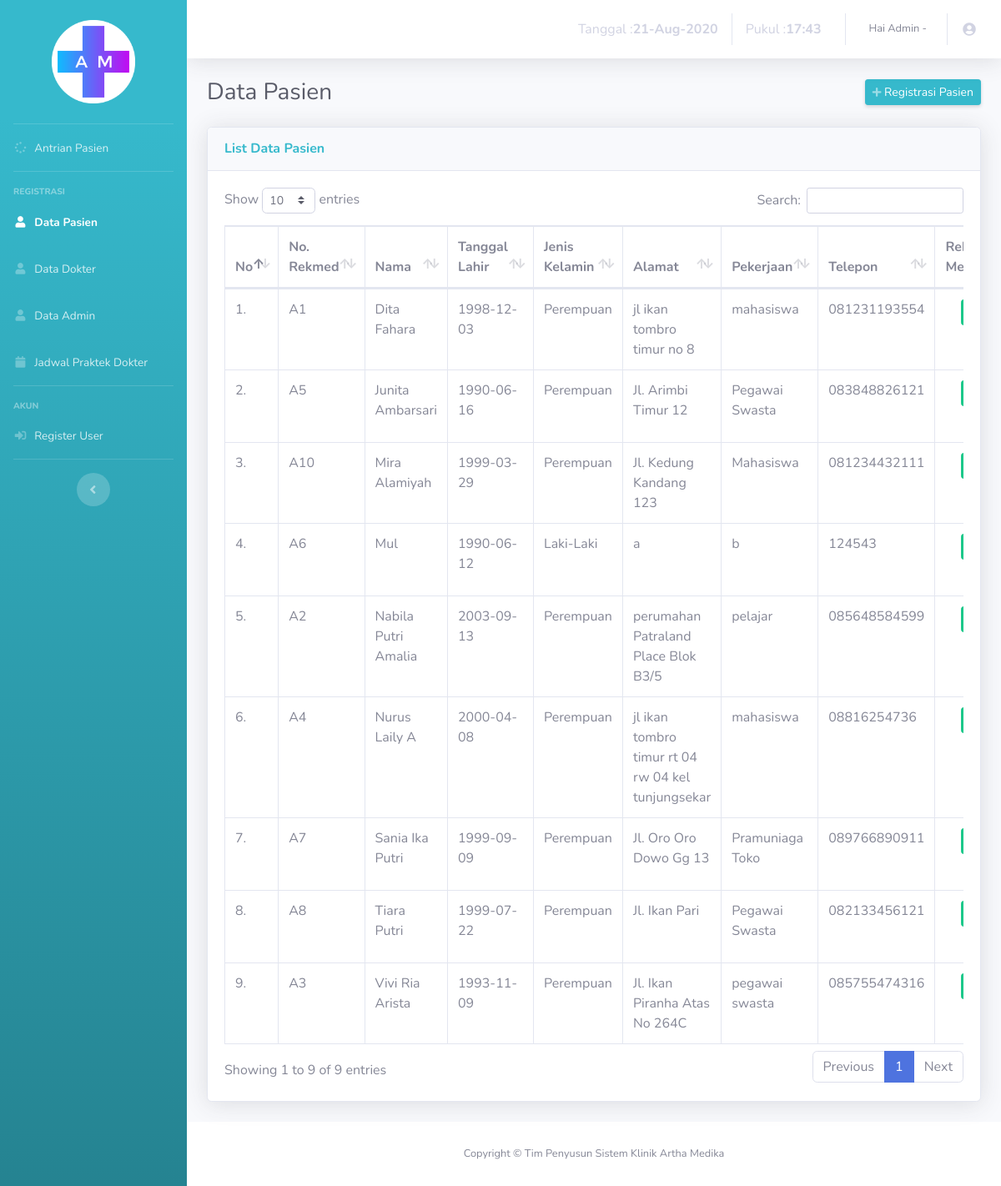
The page /admin/datapasien.php on the database its author committed.
### tables this page shows
CREATE TABLE IF NOT EXISTS `pasien` (
`id_pasien` int(5) NOT NULL,
  `nama` varchar(30) NOT NULL,
  `tgl_lahir` date NOT NULL,
  `jk` varchar(10) NOT NULL,
  `alamat` varchar(50) NOT NULL,
  `pekerjaan` varchar(20) NOT NULL,
  `tlp` varchar(14) NOT NULL
);

### admin/datapasien.php (the view, shortened to what this page needs)
<!DOCTYPE html>
<html lang="en">
<head>
  <link href="vendor/fontawesome-free/css/all.min.css" rel="stylesheet" type="text/css">
  <link href="css/sb-admin-2.min.css" rel="stylesheet">
  <link href="vendor/datatables/dataTables.bootstrap4.min.css" rel="stylesheet">
</head>
<body id="page-top">
  <div id="wrapper">
    <ul class="navbar-nav bg-gradient-info sidebar sidebar-dark accordion" id="accordionSidebar">
      <br>
      <div class="logo">
        <a href="#" class="simple-text logo-normal">
          <img class="center" src="../image/logo.png"/>
        </a>
      </div>
      <br>
      <hr class="sidebar-divider my-0">
      <li class="nav-item ">
        <a class="nav-link" href="index.php">
          <i class="fas fa-fw fa-spinner"></i>
          <span>Antrian Pasien</span></a>
        </li>
        <hr class="sidebar-divider">
        <div class="sidebar-heading">
          Registrasi
        </div>
        <li class="nav-item active">
          <a class="nav-link" href="datapasien.php">
            <i class="fas fa-fw fa-user"></i>
            <span>Data Pasien</span></a>
          </li>
          <li class="nav-item">
            <a class="nav-link" href="datadokter.php">
              <i class="fas fa-fw fa-user"></i>
              <span>Data Dokter</span></a>
            </li>
            <li class="nav-item">
              <a class="nav-link" href="dataadmin.php">
                <i class="fas fa-fw fa-user"></i>
                <span>Data Admin</span></a>
              </li>
              <li class="nav-item">
                <a class="nav-link" href="jadwal.php">
                  <i class="fas fa-fw fa-calendar"></i>
                  <span>Jadwal Praktek Dokter</span></a>
                </li>
                <hr class="sidebar-divider">
                <div class="sidebar-heading">
                  Akun
                </div>
                <li class="nav-item">
                  <a class="nav-link" href="datauser.php">
                    <i class="fas fa-fw fa-sign-in-alt"></i>
                    <span>Register User</span></a>
                  </li>
                  <hr class="sidebar-divider d-none d-md-block">
                  <div class="text-center d-none d-md-inline">
                    <button class="rounded-circle border-0" id="sidebarToggle"></button>
                  </div>
                </ul>
                <div id="content-wrapper" class="d-flex flex-column">
                  <div id="content">
                    <nav class="navbar navbar-expand navbar-light bg-white topbar mb-4 static-top shadow">
                      <ul class="navbar-nav ml-auto">
                        <li class="nav-item">
                          <a class="nav-link" href="#">
                           <?php
                           $tanggal= mktime(date("m"),date("d"),date("Y"));
                           echo "Tanggal : <b>".date("d-M-Y", $tanggal)."</b> ";
                           $jam=date("H:i");
                           echo "Pukul : <b>". $jam." "."</b>";
                           ?>
                         </a>
                       </li>
                       <li class="nav-item dropdown no-arrow">
                        <a class="nav-link dropdown-toggle" href="#" id="userDropdown" role="button" data-toggle="dropdown" aria-haspopup="true" aria-expanded="false">
                          <span class="mr-2 d-none d-lg-inline text-gray-600 small">Hai Admin -
                          ?></span>
                          <i class="fas fa-fw fa-user-circle"></i>
                        </a>
                      </li>
                    </ul>
                  </nav>
                  <div class="container-fluid">
                    <div class="d-sm-flex align-items-center justify-content-between mb-4">
                      <h1 class="h3 mb-0 text-gray-800">Data Pasien</h1>
                      <a href="register.php" class="d-none d-sm-inline-block btn btn-sm btn-info shadow-sm"><i class="fas fa-plus fa-sm text-white-50"></i> Registrasi Pasien</a>
                    </div>
                    <div class="card shadow mb-4">
                      <div class="card-header py-3">
                        <h6 class="m-0 font-weight-bold text-info">List Data Pasien</h6>
                      </div>
                      <div class="card-body">
                        <div class="table-responsive">
                          <table class="table table-bordered" id="dataTable" width="100%" cellspacing="0">
                            <thead>
                              <tr>
                                <th>No</th>
                                <th>No. Rekmed</th>
                                <th>Nama</th>
                                <th>Tanggal Lahir</th>
                                <th>Jenis Kelamin</th>
                                <th>Alamat</th>
                                <th>Pekerjaan</th>
                                <th>Telepon</th>
                                <th>Rekam Medis</th>
                              </tr>
                            </thead>
                            <tbody>
                              <?php
                              include '../process/conSQL.php';
                              $no = 1;
                              $query = "SELECT * FROM pasien ORDER BY nama asc";
                              $res = mysqli_query($con, $query);
                              if(mysqli_num_rows($res) == 0){
                                echo '<tr><td colspan="10">Tidak ada data!</td></tr>';
                              }else{
                               while($data = mysqli_fetch_assoc($res)){
                                echo "<tr>";
                                echo "<td>".$no++.".</td>";
                                echo "<td> A".$data['id_pasien']."</td>";
                                echo "<td>".$data['nama']."</td>";
                                echo "<td>".$data['tgl_lahir']."</td>";
                                echo "<td>".$data['jk']."</td>";
                                echo "<td>".$data['alamat']."</td>";
                                echo '<td>'.$data['pekerjaan'].'</td>';
                                echo "<td>".$data['tlp']."</td>";
                                echo "<td class='td-actions text-center'>";
                                echo "<a class='btn btn-success btn-sm' rel='tooltip' href='rekammedis-tampil.php?id_pasien=".$data["id_pasien"]."'><i class='fas fa-list'></i></a>";
                                echo "</td>";
                                echo '</tr>';
                              }
                            }
                            ?>
                          </tbody>
                        </table>
                      </div>
                    </div>
                  </div>
                </div>
              </div>
              <footer class="sticky-footer bg-white">
                <div class="container my-auto">
                  <div class="copyright text-center my-auto">
                    <span>Copyright &copy; Tim Penyusun Sistem Klinik Artha Medika</span>
                  </div>
                </div>
              </footer>
            </div>
          </div>
        </body>
        </html>

### admin/datapasien.php (style rules this page uses)
.center { margin-left:auto;margin-right:auto;display:block;width:100px }

### rows shown on the page
pasien: id_pasien "1", nama "Dita Fahara", tgl_lahir "1998-12-03", jk "Perempuan", alamat "jl ikan tombro timur no 8", pekerjaan "mahasiswa", tlp "081231193554"
pasien: id_pasien "5", nama "Junita Ambarsari", tgl_lahir "1990-06-16", jk "Perempuan", alamat "Jl. Arimbi Timur 12", pekerjaan "Pegawai Swasta", tlp "083848826121"
pasien: id_pasien "10", nama "Mira Alamiyah", tgl_lahir "1999-03-29", jk "Perempuan", alamat "Jl. Kedung Kandang 123", pekerjaan "Mahasiswa", tlp "081234432111"
pasien: id_pasien "6", nama "Mul", tgl_lahir "1990-06-12", jk "Laki-Laki", alamat "a", pekerjaan "b", tlp "124543"
pasien: id_pasien "2", nama "Nabila Putri Amalia", tgl_lahir "2003-09-13", jk "Perempuan", alamat "perumahan Patraland Place Blok B3/5", pekerjaan "pelajar", tlp "085648584599"
pasien: id_pasien "4", nama "Nurus Laily A", tgl_lahir "2000-04-08", jk "Perempuan", alamat "jl ikan tombro timur rt 04 rw 04 kel tunjungsekar", pekerjaan "mahasiswa", tlp "08816254736"
pasien: id_pasien "7", nama "Sania Ika Putri", tgl_lahir "1999-09-09", jk "Perempuan", alamat "Jl. Oro Oro Dowo Gg 13", pekerjaan "Pramuniaga Toko", tlp "089766890911"
pasien: id_pasien "8", nama "Tiara Putri", tgl_lahir "1999-07-22", jk "Perempuan", alamat "Jl. Ikan Pari", pekerjaan "Pegawai Swasta", tlp "082133456121"
pasien: id_pasien "3", nama "Vivi Ria Arista", tgl_lahir "1993-11-09", jk "Perempuan", alamat "Jl. Ikan Piranha Atas No 264C", pekerjaan "pegawai swasta", tlp "085755474316"
